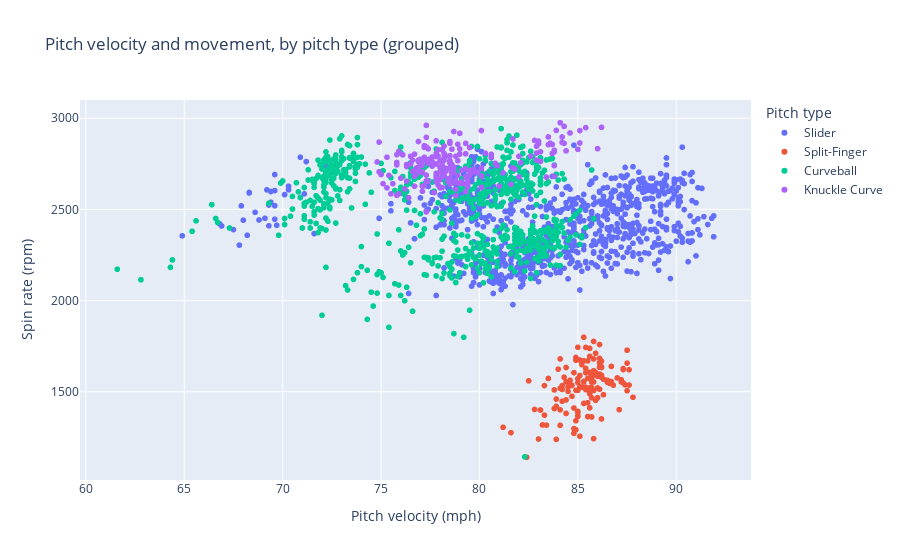

This figure's notebook cell:
### Markdown cell above
## Filtering data

Now that we are satisfied with the types of pitches existing in the dataset, we can compare the two groups of pitches and compare it across pitchers:

### Code cell
# Change the value here to one of `fastballs` or `breaking_balls` to switch the types of pitches shown
grouping = breaking_balls


px.scatter(pitch_data[(pitch_data['player_name'].isin(top_pitchers.index)) & (pitch_data['pitch_name'].isin(grouping))], # Filter first by the top 13 pitchers, then by the pitches contained in the 'grouping' variable
           x='release_speed', y='release_spin_rate', color='pitch_name',
           labels={'release_speed':'Pitch velocity (mph)', 'release_spin_rate':'Spin rate (rpm)', 'pitch_name':'Pitch type'},
           title='Pitch velocity and movement, by pitch type (grouped)', height=500)

### Figure 1 — Plotly figure (JSON) as saved in the notebook; plotly's stock layout.template omitted (floating-point values rounded to 4 significant figures; data arrays with more than 128 entries replaced by an {"elided": "..."} marker saying what was removed)
{"data": [{"hovertemplate": "Pitch type=Slider<br>Pitch velocity (mph)=%{x}<br>Spin rate (rpm)=%{y}<extra></extra>", "legendgroup": "Slider", "marker": {"color": "#636efa", "symbol": "circle"}, "mode": "markers", "name": "Slider", "showlegend": true, "type": "scattergl", "x": {"elided": "852 float values"}, "xaxis": "x", "y": {"elided": "852 int values"}, "yaxis": "y"}, {"hovertemplate": "Pitch type=Split-Finger<br>Pitch velocity (mph)=%{x}<br>Spin rate (rpm)=%{y}<extra></extra>", "legendgroup": "Split-Finger", "marker": {"color": "#EF553B", "symbol": "circle"}, "mode": "markers", "name": "Split-Finger", "showlegend": true, "type": "scattergl", "x": {"elided": "139 float values"}, "xaxis": "x", "y": {"elided": "139 int values"}, "yaxis": "y"}, {"hovertemplate": "Pitch type=Curveball<br>Pitch velocity (mph)=%{x}<br>Spin rate (rpm)=%{y}<extra></extra>", "legendgroup": "Curveball", "marker": {"color": "#00cc96", "symbol": "circle"}, "mode": "markers", "name": "Curveball", "showlegend": true, "type": "scattergl", "x": {"elided": "727 float values"}, "xaxis": "x", "y": {"elided": "727 int values"}, "yaxis": "y"}, {"hovertemplate": "Pitch type=Knuckle Curve<br>Pitch velocity (mph)=%{x}<br>Spin rate (rpm)=%{y}<extra></extra>", "legendgroup": "Knuckle Curve", "marker": {"color": "#ab63fa", "symbol": "circle"}, "mode": "markers", "name": "Knuckle Curve", "showlegend": true, "type": "scattergl", "x": {"elided": "205 float values"}, "xaxis": "x", "y": {"elided": "205 int values"}, "yaxis": "y"}], "layout": {"autosize": true, "legend": {"title": {"text": "Pitch type"}, "tracegroupgap": 0}, "title": {"text": "Pitch velocity and movement, by pitch type (grouped)"}, "xaxis": {"anchor": "y", "autorange": true, "domain": [0, 1], "range": [59.79, 93.71], "title": {"text": "Pitch velocity (mph)"}, "type": "linear"}, "yaxis": {"anchor": "x", "autorange": true, "domain": [0, 1], "range": [1012.0, 3104.0], "title": {"text": "Spin rate (rpm)"}, "type": "linear"}}}
